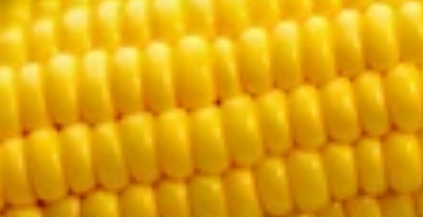
#> input picture images/HC1.png, 423 x 217 px, found by its file name
$ python image_recog.py
#> lines starting #> are read from the running program, lines starting #| are printed output that depends on the picture
from skimage.metrics import structural_similarity
import cv2
import os

def preprocess_user_image(user_path, new_width=500, new_height=300):
#> called with new_width = 500, new_height = 300
    user_image = cv2.imread(user_path)
#> user_image is the input picture: shape (217, 423, 3); mean B, G, R 13.9, 164.9, 222.9
    user_gray = cv2.cvtColor(user_image, cv2.COLOR_BGR2GRAY)
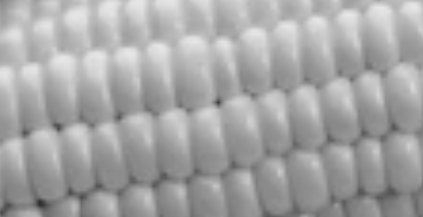
#> user_gray: shape (217, 423); min 47, max 232, mean 165
    user_resized = cv2.resize(user_gray, (new_width, new_height))
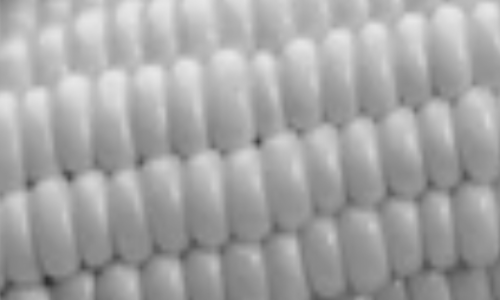
#> user_resized: shape (300, 500); min 48, max 231, mean 164.9
    return user_resized

def generate_image_paths(base_path, image_names):
    return [os.path.join(base_path, f"{name}.png") for name in image_names]

def compare_images(user_image, comparison_paths, new_width=500, new_height=300):
#> called with new_width = 500, new_height = 300
    total_score = 0
    scores_array = []

    for path in comparison_paths:
        comparison_image = cv2.imread(path)
        comparison_gray = cv2.cvtColor(comparison_image, cv2.COLOR_BGR2GRAY)
        comparison_resized = cv2.resize(comparison_gray, (new_width, new_height))

        # Compute SSIM between user image and comparison image
        score, _ = structural_similarity(user_image, comparison_resized, full=True)
#> score = 1
        total_score += score
#> total_score = 1

        # Append the similarity score to the array
        scores_array.append(score)

    # Calculate the average similarity score
    average_score = total_score / len(comparison_paths)
    return average_score

def compare_good_images(user_resized, good_names, base_path):
    good_image_paths = generate_image_paths(base_path, good_names)
    good_average_score = compare_images(user_resized, good_image_paths)
    return good_average_score

def compare_bad_images(user_resized, bad_names, base_path):
    bad_image_paths = generate_image_paths(base_path, bad_names)
    bad_average_score = compare_images(user_resized, bad_image_paths)
    return bad_average_score

def main():
    user_path = r'C:\Users\Siddharth\agribot\images\hc1.png'
    user_resized = preprocess_user_image(user_path)

    base_path = r'C:\Users\Siddharth\agribot\images'
    good_names = ['hc1', 'hc2', 'hc3', 'hc4', 'hc6', 'hc7', 'hc8', 'hc9', 'hc11', 'hP12', 'hP13', 'hP14', 'hp16', 'hp17']
    bad_names = ['dc1', 'dc2', 'dc3', 'dc4']

    good_average_score = compare_good_images(user_resized, good_names, base_path)
    bad_average_score = compare_bad_images(user_resized, bad_names, base_path)

    print(f"Average Similarity Score for Good Images: {good_average_score}")
    print(f"Average Similarity Score for Bad Images: {bad_average_score}")

    if good_average_score > bad_average_score:
        print("It is a Good Crop")
    else:
        print("It is a Bad Crop")

if __name__ == "__main__":
#> (the run stopped early here; a loop or call above may not have finished)
